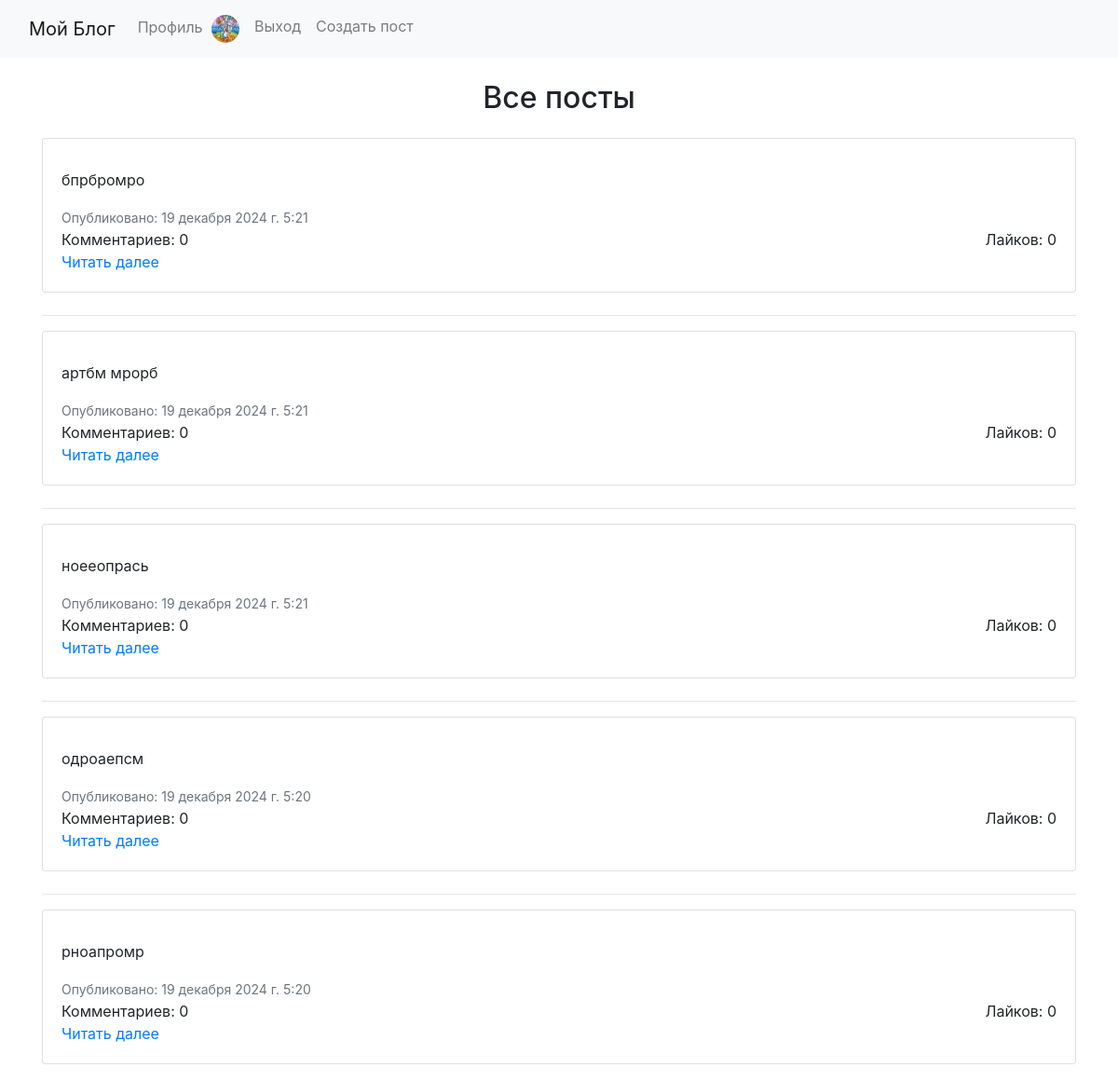
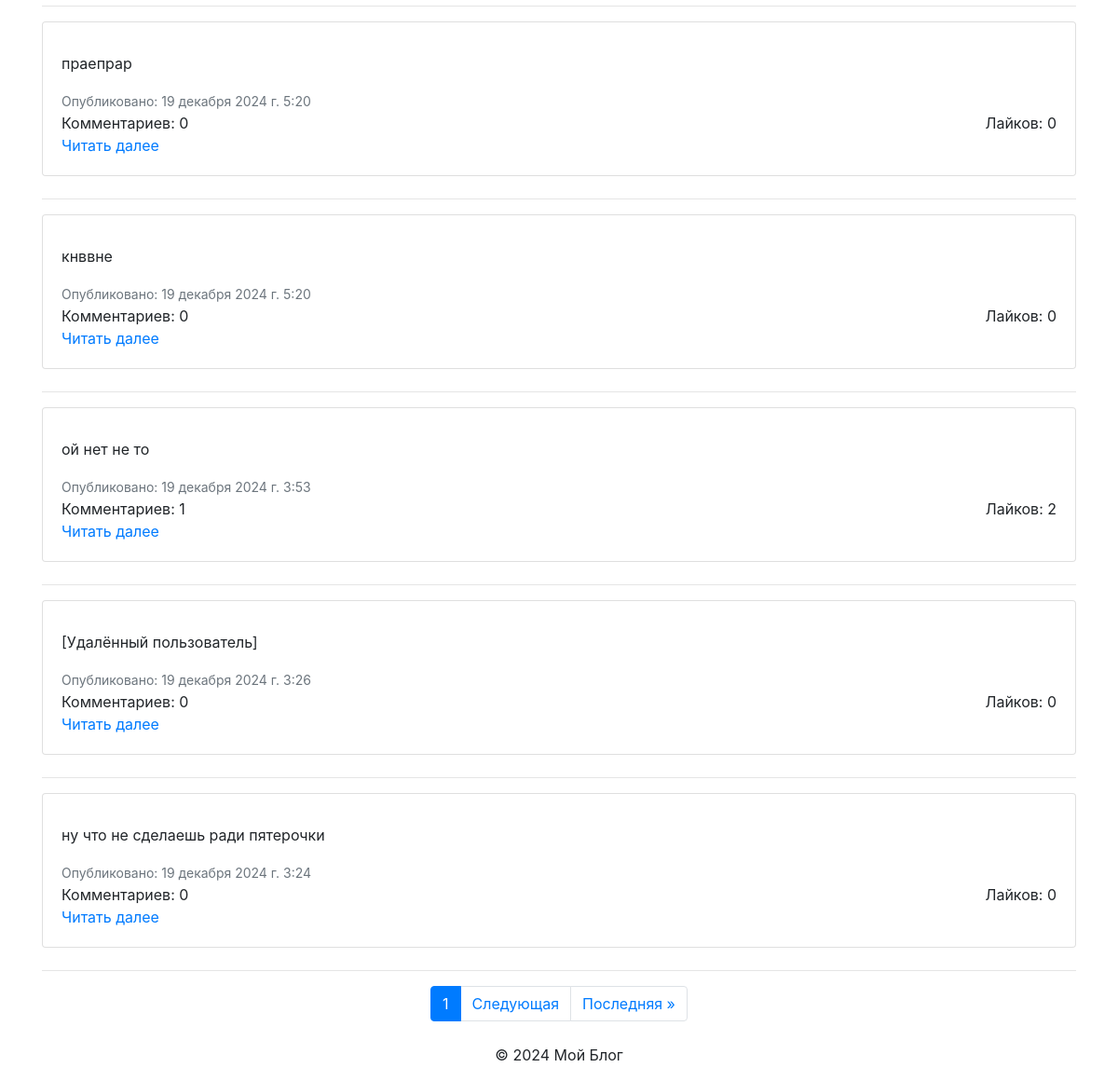
The page / (signed in) on the database as committed earlier (2 pictures, top to bottom).
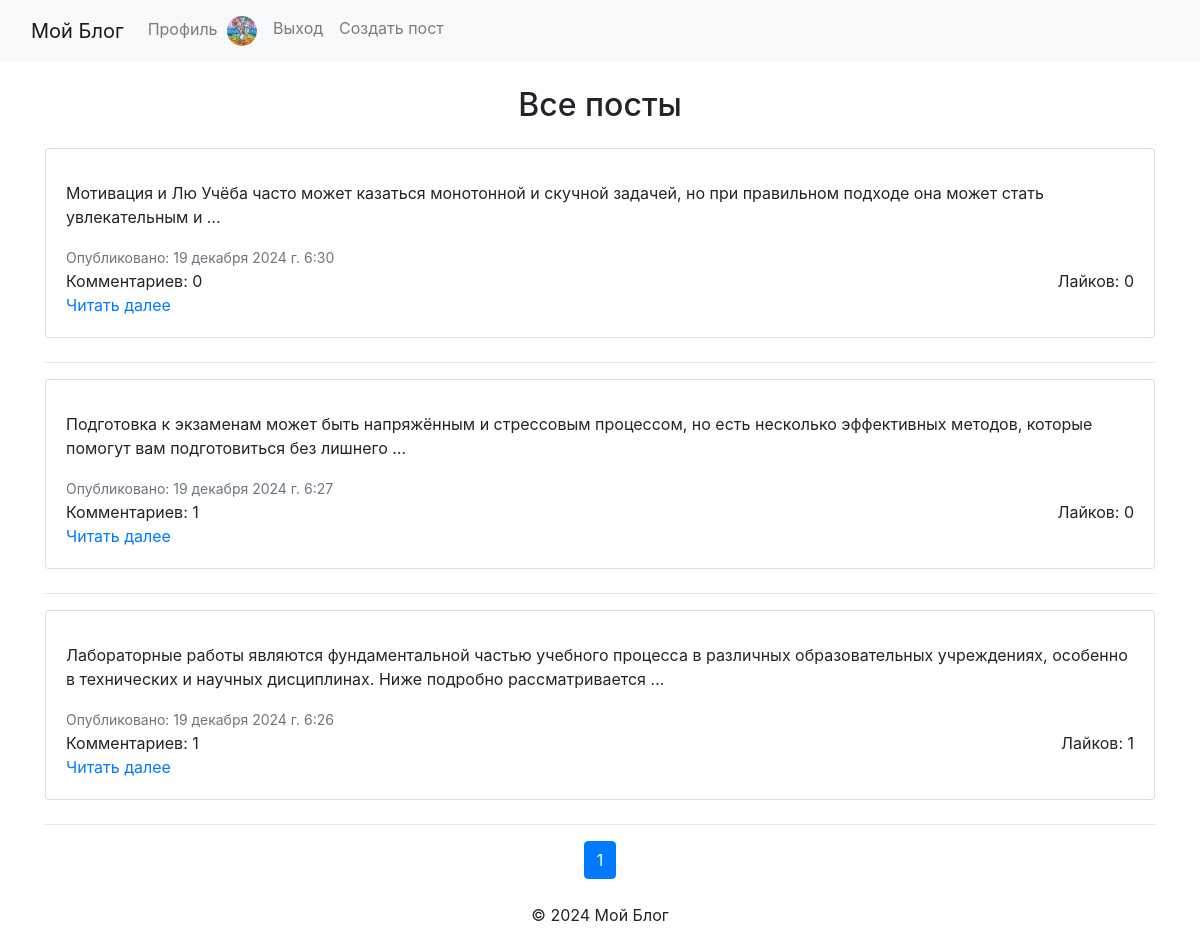
The same page on the database as committed later.
### myBlog/models.py (models this page shows, shortened)
class Profile(models.Model):
    user = models.OneToOneField(User, on_delete=models.CASCADE, related_name='profile')
    nickname = models.CharField(max_length=30, unique=True)
    first_name = models.CharField(max_length=30, verbose_name='Имя', blank=False)
    last_name = models.CharField(max_length=30, verbose_name='Фамилия', blank=False)
    patronymic = models.CharField(max_length=30, verbose_name='Отчество', blank=False)
    avatar = models.ImageField(upload_to='avatars/', default='avatars/default.png', blank=True, null=True)
    information = models.TextField(verbose_name='Информация', blank=True)

class Post(models.Model):
    author = models.ForeignKey(User, on_delete=models.SET_NULL, null=True)
    author_name = models.CharField(max_length=100, blank=True)
    title = models.CharField(max_length=255)
    content = models.TextField()
    created_at = models.DateTimeField(auto_now_add=True)  # Дата и время создания поста

### myBlog/views.py (the view)
# urls.py: path('', IndexView.as_view(), name='index'),
class IndexView(View):
    def get(self, request):
        posts_list = Post.objects.all().order_by('-created_at')
        posts_with_like_count = posts_list.annotate(like_count=Count('comments__likes'))
        paginator = Paginator(posts_with_like_count, 10)
        page_number = request.GET.get('page')
        page_obj = paginator.get_page(page_number)
        return render(request, 'myBlog/index.html', {'page_obj': page_obj})

### myBlog/templates/myBlog/index.html (shortened to what this page needs)
{% extends 'base.html' %}
{% block content %}
<div class="container mt-4">
    <h2 class="text-center mb-4">Все посты</h2>
    {% for post in page_obj %}
        <div class="card mb-4">
            <div class="card-body">
                <p class="card-text">{{ post.content|truncatewords:20 }}</p>
                <small class="text-muted">Опубликовано: {{ post.created_at }}</small><br>
                <div class="d-flex justify-content-between align-items-center">
                    <span>Комментариев: {{ post.comments.count }}</span>
                    <span>
                        Лайков: {{ post.like_count }}
                    </span>
                </div>
                <a href="{% url 'myBlog:post_detail' post.id %}" class="text-primary">Читать далее</a>
            </div>
        </div>
        <hr>
    {% endfor %}
    <nav aria-label="Page navigation example">
        <ul class="pagination justify-content-center">
            <li class="page-item active">
                <a class="page-link" href="#">{{ page_obj.number }} <span class="sr-only">(current)</span></a>
            </li>
            {% if page_obj.has_next %}
                <li class="page-item">
                    <a class="page-link" href="?page={{ page_obj.next_page_number }}">Следующая</a>
                </li>
                <li class="page-item">
                    <a class="page-link" href="?page={{ page_obj.paginator.num_pages }}">Последняя &raquo;</a>
                </li>
            {% endif %}
        </ul>
    </nav>
</div>
{% endblock %}

### myBlog/templates/base.html (shortened to what this page needs)
<!DOCTYPE html>
<html lang="ru">
<head>
    {% load bootstrap4 %}
    {% load static %}
    {% bootstrap_css %}
</head>
<body>
<header>
    <nav class="navbar navbar-expand-lg navbar-light bg-light">
        <div class="container-fluid">
            <a class="navbar-brand" href="{% url 'myBlog:index' %}">Мой Блог</a>
            <div class="collapse navbar-collapse" id="navbarNav">
                <ul class="navbar-nav">
                    {% if user.is_authenticated %}
                        <li class="nav-item">
                            <a class="nav-link" href="{% url 'myBlog:profile' %}">
                                Профиль
                                {% if user.profile.avatar %}
                                    <img src="{{ user.profile.avatar.url }}" alt="Аватар" class="rounded-circle" style="width: 30px; height: 30px; margin-left: 5px;">
                                {% endif %}
                            </a>
                        </li>
                        <li class="nav-item">
                            <a class="nav-link" href="{% url 'myBlog:logout' %}">Выход</a>
                        </li>
                        <li class="nav-item">
                            <a class="nav-link" href="{% url 'myBlog:create_post' %}">Создать пост</a>
                        </li>
                    {% endif %}
                </ul>
            </div>
        </div>
    </nav>
</header>
<main>
    {% block content %}
    {% endblock %}
</main>
<footer class="text-center mt-4">
    <p>© 2024 Мой Блог</p>
</footer>
</body>
</html>

Rows that differ between the two databases and show on the page:
removed Post: content "бпрбромро", created_at "19 декабря 2024 г. 5:21", comments.count "0", like_count "0"
removed Post: content "артбм мрорб", created_at "19 декабря 2024 г. 5:21", comments.count "0", like_count "0"
removed Post: content "ноееопрась", created_at "19 декабря 2024 г. 5:21", comments.count "0", like_count "0"
removed Post: content "одроаепсм", created_at "19 декабря 2024 г. 5:20", comments.count "0", like_count "0"
removed Post: content "рноапромр", created_at "19 декабря 2024 г. 5:20", comments.count "0", like_count "0"
removed Post: content "праепрар", created_at "19 декабря 2024 г. 5:20", comments.count "0", like_count "0"
removed Post: content "кнввне", created_at "19 декабря 2024 г. 5:20", comments.count "0", like_count "0"
removed Post: content "ой нет не то", created_at "19 декабря 2024 г. 3:53", comments.count "1", like_count "2"
removed Post: content "[Удалённый пользователь]", created_at "19 декабря 2024 г. 3:26", comments.count "0", like_count "0"
removed Post: content "ну что не сделаешь ради пятерочки", created_at "19 декабря 2024 г. 3:24", comments.count "0", like_count "0"
added Post: content "Мотивация и Лю Учёба часто может казаться монотонной и скучной задачей, но при правильном подходе она может стать увлекательным и …", created_at "19 декабря 2024 г. 6:30", comments.count "0", like_count "0"
added Post: content "Подготовка к экзаменам может быть напряжённым и стрессовым процессом, но есть несколько эффективных методов, которые помогут вам подготовиться без лишнего …", created_at "19 декабря 2024 г. 6:27", comments.count "1", like_count "0"
added Post: content "Лабораторные работы являются фундаментальной частью учебного процесса в различных образовательных учреждениях, особенно в технических и научных дисциплинах. Ниже подробно рассматривается …", created_at "19 декабря 2024 г. 6:26", comments.count "1", like_count "1"
Other text that changed with them:
text no longer shown: "Следующая Последняя »"
